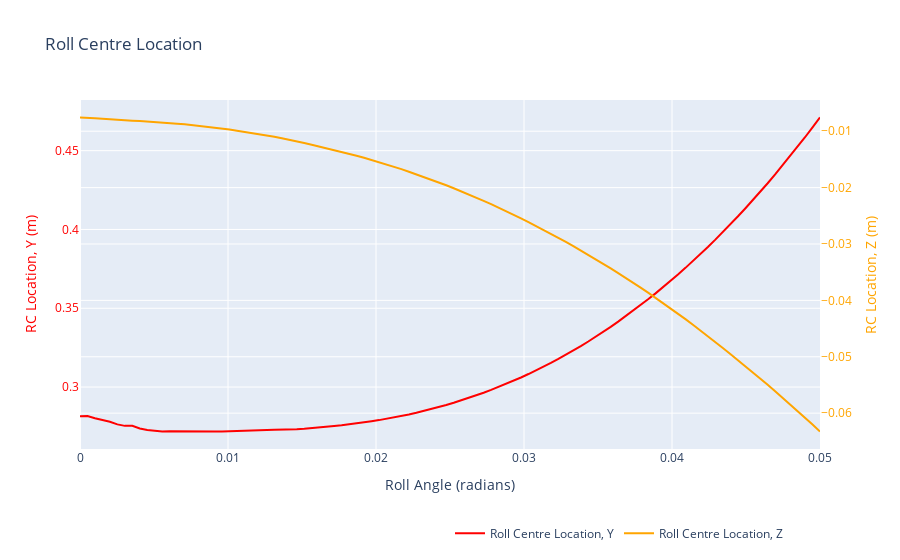

Notebook source saved alongside this figure:
### Code cell
fig = go.Figure()

fig.add_trace(
    go.Scatter(
        x=results_df["jounce"],
        y=results_df["rc_y"],
        mode='lines',
        marker=dict(color='red'),
        name='Roll Centre Location, Y',
        yaxis='y'  # Explicitly associate this trace with the primary y-axis
    )
)

# Add the second trace for "rc_z" on the secondary y-axis
fig.add_trace(
    go.Scatter(
        x=results_df["jounce"],
        y=results_df["rc_z"],
        mode='lines',
        marker=dict(color='orange'),
        name='Roll Centre Location, Z',
        yaxis='y2'  # Explicitly associate this trace with the secondary y-axis
    )
)

# Update layout to add a secondary y-axis
fig.update_layout(
    title='Roll Centre Location',
    xaxis=dict(title='Roll Angle (radians)'),
    yaxis=dict(
        title='RC Location, Y (m)',
        titlefont=dict(color='red'),
        tickfont=dict(color='red')
    ),
    yaxis2=dict(
        title='RC Location, Z (m)',
        titlefont=dict(color='orange'),
        tickfont=dict(color='orange'),
        anchor='x',
        overlaying='y',
        side='right'  # Place the secondary y-axis on the right side
    ),
    legend=dict(x=0.5, y=-0.2, orientation='h')  # Adjust legend position if needed
)

# Show the figure
fig.show()
